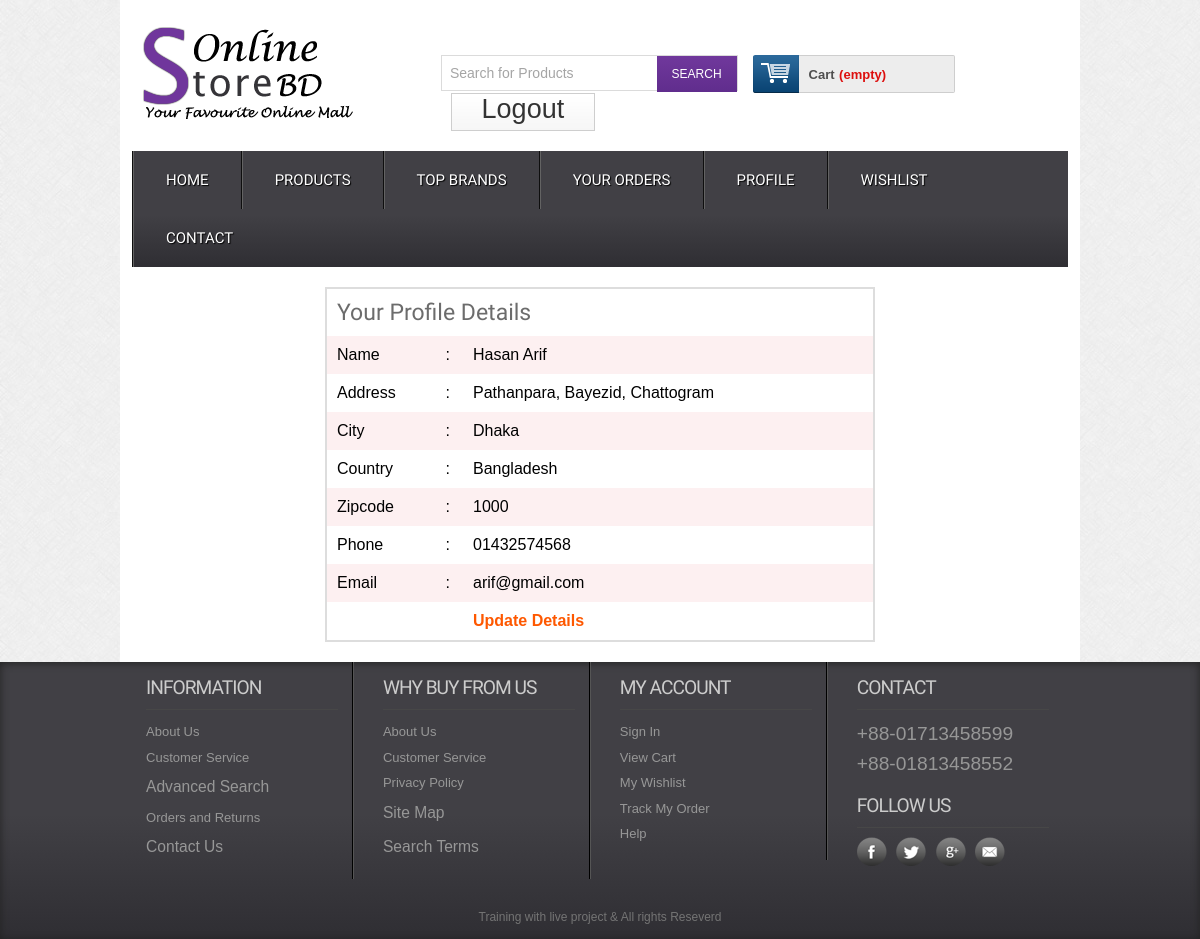
Page /profile.php (signed in) on the committed database.
### tables this page shows
CREATE TABLE `tbl_customer` (
  `id` int(11) NOT NULL,
  `name` varchar(255) NOT NULL,
  `email` varchar(255) NOT NULL,
  `address` varchar(255) NOT NULL,
  `phone` varchar(255) NOT NULL,
  `pass` varchar(32) NOT NULL,
  `city` varchar(255) NOT NULL,
  `zip` varchar(255) NOT NULL,
  `country` varchar(255) NOT NULL
);

### classes/Customer.php (called while the page is built, shortened)
<?php
$filepath = realpath(dirname(__FILE__));
include_once ($filepath.'/../lib/Database.php');
?>
<?php
class Customer{
	private $db;
	public function __construct(){
		$this->db = new Database();
	}
	public function getCustomerData($id){
		$query = "SELECT * FROM tbl_customer WHERE id = '$id'";
		$result = $this->db->select($query);
		return $result;
	}
}
?>

### lib/Database.php (called while the page is built, shortened)
<?php
class Database{
	public $host   = DB_HOST;
	public $user   = DB_USER;
	public $pass   = DB_PASS;
	public $dbname = DB_NAME;
	public $link;
	private function connectDB(){
		$this->link = new mysqli($this->host, $this->user, $this->pass, $this->dbname);
	}
	public function select($query){
		$result = $this->link->query($query) or die($this->link->error.__LINE__);
		if($result->num_rows > 0){
			return $result;
		} else{
			return false;
		}
	}
}
?>

### lib/Session.php (called while the page is built, shortened)
<?php
class Session{
	public static function get($key){
		if(isset($_SESSION[$key])){
			return $_SESSION[$key];
		} else{
			return false;
		}
	}
}
?>

### profile.php (the view, shortened to what this page needs)
<?php include'inc/header.php';?>
<div class="main">
	<div class="content">
		<div class="section group">
		<?php
			$id = Session::get("cmrId");
			$getData = $cmr->getCustomerData($id);
			if($getData){
				while($result = $getData->fetch_assoc()){ ?>
			<table class="tblone">
				<tr>
					<td colspan="3"><h2>Your Profile Details</h2></td>
				</tr>
				<tr>
					<td width="20%">Name</td>
					<td width="5%">:</td>
					<td><?php echo $result['name'];?></td>
				</tr>
				<tr>
					<td>Address</td>
					<td>:</td>
					<td><?php echo $result['address'];?></td>
				</tr>
				<tr>
					<td>City</td>
					<td>:</td>
					<td><?php echo $result['city'];?></td>
				</tr>
				<tr>
					<td>Country</td>
					<td>:</td>
					<td><?php echo $result['country'];?></td>
				</tr>
				<tr>
					<td>Zipcode</td>
					<td>:</td>
					<td><?php echo $result['zip'];?></td>
				</tr>
				<tr>
					<td>Phone</td>
					<td>:</td>
					<td><?php echo $result['phone'];?></td>
				</tr>
				<tr>
					<td>Email</td>
					<td>:</td>
					<td><?php echo $result['email'];?></td>
				</tr>
				<tr>
					<td></td>
					<td></td>
					<td><a href="editprofile.php?cmrId=<?php echo $result['id'];?>">Update Details</a></td>
				</tr>
			</table>
		<?php } } ?>
		</div>
	</div>
</div>
<?php include'inc/footer.php';?>

### css/style.css (style rules this page uses)
html,body,div,span,applet,object,iframe,h1,h2,h3,h4,h5,h6,p,blockquote,pre,a,abbr,acronym,address,big,cite,code,del,dfn,em,img,ins,kbd,q,s,samp,small,strike,strong,sub,sup,tt,var,b,u,i,dl,dt,dd,ol,nav ul,nav li,fieldset,form,label,legend,table,caption,tbody,tfoot,thead,tr,th,td,article,aside,canvas,details,embed,figure,figcaption,footer,header,hgroup,menu,nav,output,ruby,section,summary,time,mark,audio,video { margin:0;padding:0;border:0;font-size:100%;font:inherit;vertical-align:baseline; }
table { border-collapse:collapse;border-spacing:0; }
a { text-decoration:none; }
body { font-family:Arial, Helvetica, sans-serif; background:url(../images/body_bg3.jpg); }
.section { clear: both; padding: 0px; margin: 0px; }
.group:before, .group:after { content:""; display:table; }
.group:after { clear:both; }
.group { zoom:1; }
.content { padding:20px 0; background:#FFF; }
.content h2 { font-size:23px; color:#6C6C6C; font-family: 'Monda', sans-serif; }
.tblone { border: 1px solid #fff; margin-bottom: 12px; width: 100%; }
.tblone td { padding:10px;text-align:center; }
table.tblone tr:nth-child(2n+1) { background:#fff;height:30px; }
table.tblone tr:nth-child(2n) { background:#fdf0f1;height:30px; }
table.tblone a { color: #fe5800; font-weight: bold; text-decoration: none; }

### profile.php (style rules this page uses)
.tblone { width:550px; margin:0 auto; border:2px solid #ddd; }
.tblone tr td { text-align: justify; }

### rows in the picture
tbl_customer: name "Hasan Arif", address "Pathanpara, Bayezid, Chattogram", city "Dhaka", country "Bangladesh", zip "1000", phone "01432574568", email "arif@gmail.com"
